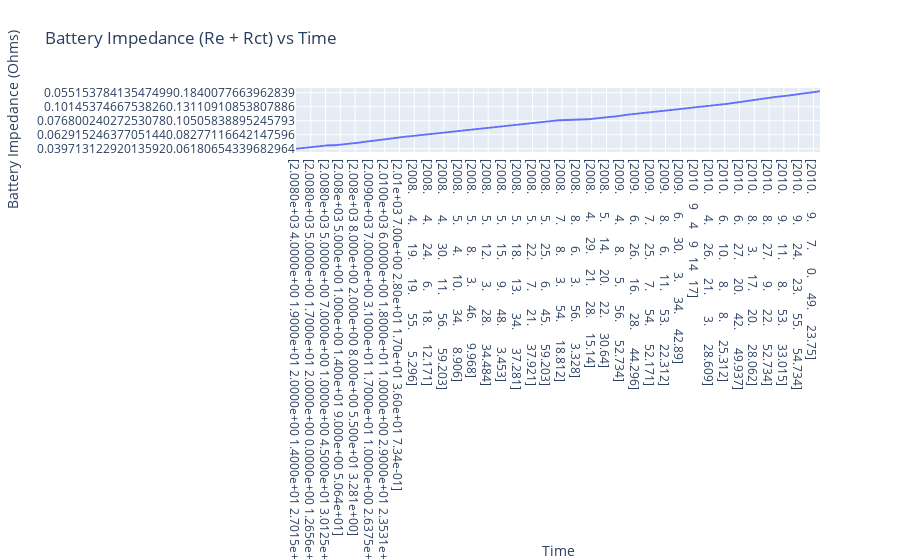

This figure's notebook cell:
### Markdown cell above
## Battery Impedance (Re + Rct) vs Time

### Code cell
impedance_data['Battery_Impedance'] = impedance_data['Re'] + impedance_data['Rct']
fig3 = px.line(
    impedance_data, x='start_time', y='Battery_Impedance',
    title='Battery Impedance (Re + Rct) vs Time',
    labels={'start_time': 'Time', 'Battery_Impedance': 'Battery Impedance (Ohms)'}
)
fig3.show()

### Figure 1 — Plotly figure (JSON) as saved in the notebook; plotly's stock layout.template omitted (floating-point values rounded to 4 significant figures; data arrays with more than 128 entries replaced by an {"elided": "..."} marker saying what was removed)
{"data": [{"hovertemplate": "Time=%{x}<br>Battery Impedance (Ohms)=%{y}<extra></extra>", "legendgroup": "", "line": {"color": "#636efa", "dash": "solid"}, "marker": {"symbol": "circle"}, "mode": "lines", "name": "", "showlegend": false, "type": "scattergl", "x": {"elided": "1956 str values"}, "xaxis": "x", "y": {"elided": "1956 str values"}, "yaxis": "y"}], "layout": {"autosize": true, "legend": {"tracegroupgap": 0}, "title": {"text": "Battery Impedance (Re + Rct) vs Time"}, "xaxis": {"anchor": "y", "autorange": true, "domain": [0, 1], "range": [0, 638], "title": {"text": "Time"}, "type": "category"}, "yaxis": {"anchor": "x", "autorange": true, "domain": [0, 1], "range": [-108.6, 2064.0], "title": {"text": "Battery Impedance (Ohms)"}, "type": "category"}}}
